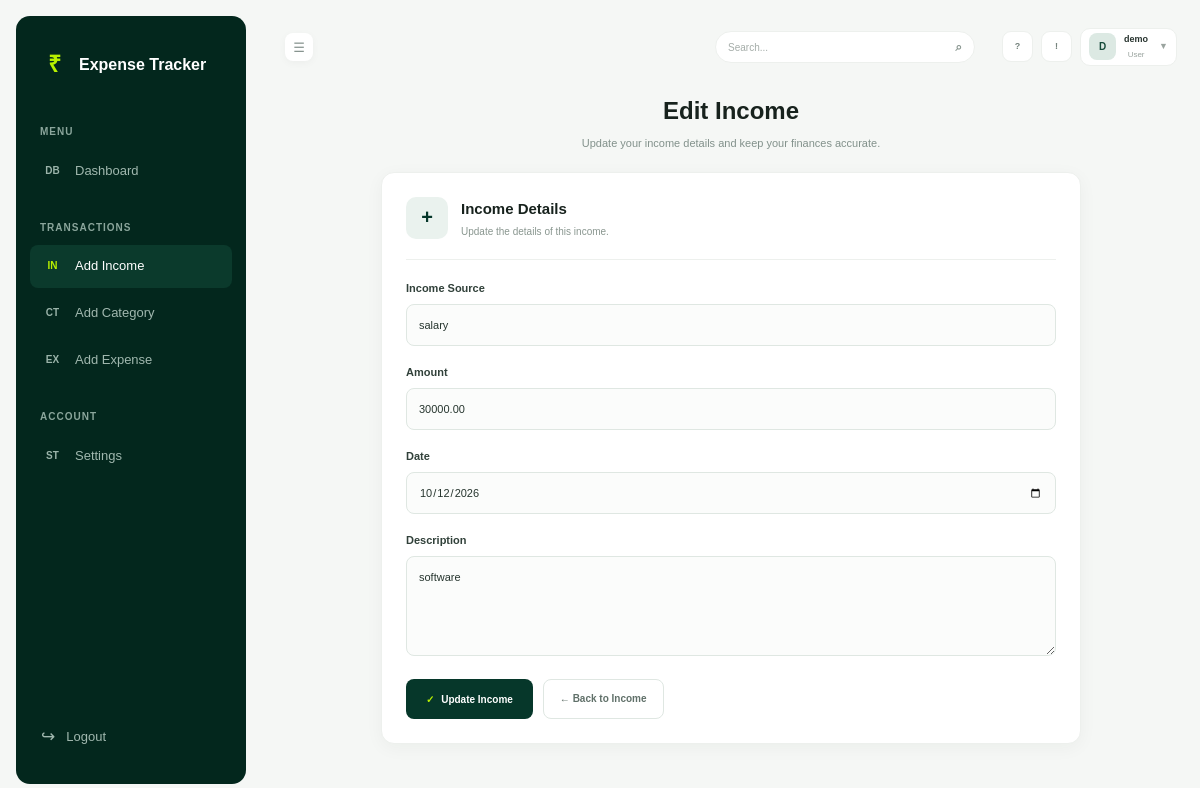
Screenshot of /edit_income/8/ (signed in) with the database file from the repository.
### expense_app/models.py (models this page shows)
class Income(models.Model):
    user = models.ForeignKey(
        User,
        on_delete=models.CASCADE
    )
    source = models.CharField(max_length=100)
    amount = models.DecimalField(
        max_digits=10,
        decimal_places=2
    )
    date = models.DateField()
    description = models.TextField(blank=True)
    created_at = models.DateTimeField(
        auto_now_add=True
    )

### expense_app/views.py (the view, shortened to what this page needs)
# urls.py: path('edit_income/<int:id>/',views.edit_income,name="edit_income"),
@login_required(login_url="login")
def edit_income(request, id):
    income = get_object_or_404(
        Income,
        id=id,
        user=request.user
    )
    return render(
        request,
        "edit_income.html",
        {
            "income": income
        }
    )

### Templates/edit_income.html (shortened to what this page needs)
{% extends "base.html" %}
{% block content %}
<div class="page-area">
    <div class="top-navigation">
        <div class="top-left">
            <button
                type="button"
                class="collapse-button"
                aria-label="Menu"
            >
                ☰
            </button>
        </div>
        <div class="search-box">
            <input
                type="text"
                placeholder="Search..."
            >
            <span class="search-icon">
                ⌕
            </span>
        </div>
        <div class="top-right">
            <div class="top-icon">
                ?
            </div>
            <div class="top-icon">
                !
            </div>
            <div class="profile">
                <div class="profile-icon">
                    {{ request.user.username|first|upper }}
                </div>
                <div class="profile-info">
                    <span class="profile-name">
                        {{ request.user.username }}
                    </span>
                    <span class="profile-role">
                        User
                    </span>
                </div>
                <span class="profile-arrow">
                    ▼
                </span>
            </div>
        </div>
    </div>
    <div class="page-header">
        <h1>
            Edit Income
        </h1>
        <p>
            Update your income details and keep your
            finances accurate.
        </p>
    </div>
    <div class="income-card">
        <div class="card-header">
            <div class="income-icon">
                +
            </div>
            <div>
                <h2>
                    Income Details
                </h2>
                <p>
                    Update the details of this income.
                </p>
            </div>
        </div>
        <form
            method="POST"
            class="income-form"
        >
            <div class="form-group">
                <label for="source">
                    Income Source
                </label>
                <input
                    type="text"
                    id="source"
                    name="source"
                    value="{{ income.source }}"
                    placeholder="Example: Salary"
                    required
                >
            </div>
            <div class="form-group">
                <label for="amount">
                    Amount
                </label>
                <input
                    type="number"
                    id="amount"
                    name="amount"
                    value="{{ income.amount }}"
                    min="0"
                    step="0.01"
                    placeholder="5000"
                    required
                >
            </div>
            <div class="form-group">
                <label for="date">
                    Date
                </label>
                <input
                    type="date"
                    id="date"
                    name="date"
                    value="{{ income.date|date:'Y-m-d' }}"
                    required
                >
            </div>
            <div class="form-group">
                <label for="description">
                    Description
                </label>
                <textarea
                    id="description"
                    name="description"
                    placeholder="Optional description"
                >{{ income.description }}</textarea>
            </div>
            <div class="form-actions">
                <button
                    type="submit"
                    class="save-button"
                >
                    <span class="save-icon">
                        ✓
                    </span>
                    Update Income
                </button>
                <a
                    href="{% url 'add_income' %}"
                    class="back-button"
                >
                    ← Back to Income
                </a>
            </div>
        </form>
    </div>
</div>
{% endblock %}

### Templates/base.html (style rules this page uses)
* { margin: 0; padding: 0; box-sizing: border-box; font-family: Arial, Helvetica, sans-serif; }
html { scroll-behavior: smooth; -webkit-text-size-adjust: 100%; }
body { background: #f5f7f5; color: #17221d; min-height: 100vh; overflow-x: hidden; font-size: 14px; line-height: 1.55; }
a { text-decoration: none; color: inherit; }
button, input, select, textarea { font-family: inherit; font-size: inherit; }
button { -webkit-tap-highlight-color: transparent; }

### Templates/edit_income.html (style rules this page uses)
.page-area { width: 100%; display: flex; flex-direction: column; align-items: center; text-align: center; }
.top-navigation { width: 100%; height: 54px; display: flex; align-items: center; justify-content: space-between; gap: 15px; margin-bottom: 18px; }
.top-left { display: flex; align-items: center; }
.collapse-button { width: 28px; height: 28px; border: none; background: white; border-radius: 8px; color: #87948f; font-size: 13px; cursor: pointer; box-shadow: 0 2px 8px rgba(0, 0, 0, 0.04); }
.search-box { width: 260px; height: 32px; display: flex; align-items: center; background: white; border: 1px solid #edf0ed; border-radius: 18px; padding: 0 12px; margin-left: auto; margin-right: 12px; }
.search-box input { width: 100%; border: none; outline: none; background: transparent; color: #37423d; font-size: 10px; }
.search-box input::placeholder { color: #a5ada9; }
.search-icon { color: #8a9791; font-size: 12px; font-weight: 700; }
.top-right { display: flex; align-items: center; gap: 8px; }
.top-icon { width: 31px; height: 31px; display: flex; align-items: center; justify-content: center; border: 1px solid #edf0ed; background: white; border-radius: 9px; color: #77857f; font-size: 9px; font-weight: 700; }
.profile { display: flex; align-items: center; gap: 8px; padding: 4px 8px; background: white; border-radius: 10px; border: 1px solid #edf0ed; }
.profile-icon { width: 27px; height: 27px; display: flex; align-items: center; justify-content: center; border-radius: 8px; background: #dce9e3; color: #164b3a; font-size: 10px; font-weight: 700; }
.profile-info { display: flex; flex-direction: column; gap: 2px; }
.profile-name { color: #27332e; font-size: 9px; font-weight: 700; }
.profile-role { color: #9aa49f; font-size: 8px; }
.profile-arrow { color: #9aa49f; font-size: 9px; margin-left: 3px; }
.page-header { width: 100%; max-width: 700px; margin-bottom: 20px; }
.page-header h1 { font-size: 24px; font-weight: 700; color: #17221d; margin-bottom: 6px; }
.page-header p { color: #82918b; font-size: 11px; line-height: 1.5; }
.income-card { width: 100%; max-width: 700px; background: white; border: 1px solid #edf0ed; border-radius: 13px; padding: 24px; box-shadow: 0 4px 18px rgba(20, 40, 30, 0.045); text-align: left; }
.card-header { display: flex; align-items: center; gap: 13px; padding-bottom: 20px; margin-bottom: 20px; border-bottom: 1px solid #edf0ed; }
.income-icon { width: 42px; height: 42px; display: flex; align-items: center; justify-content: center; background: #eaf2ee; border-radius: 10px; color: #06372a; font-size: 20px; font-weight: 700; flex-shrink: 0; }
.card-header h2 { color: #17221d; font-size: 15px; margin-bottom: 4px; }
.card-header p { color: #89968f; font-size: 10px; line-height: 1.5; }
.income-form { display: flex; flex-direction: column; gap: 18px; }
.form-group { display: flex; flex-direction: column; gap: 7px; }
.form-group label { color: #31413a; font-size: 11px; font-weight: 700; }
.form-group input, .form-group textarea { width: 100%; border: 1px solid #dfe7e2; border-radius: 8px; background: #fbfcfb; color: #26352e; font-size: 11px; outline: none; transition: border-color 0.2s ease, background 0.2s ease, box-shadow 0.2s ease; }
.form-group input { height: 42px; padding: 0 12px; }
.form-group textarea { min-height: 100px; padding: 12px; resize: vertical; line-height: 1.5; }
.form-actions { display: flex; gap: 10px; margin-top: 5px; }
.save-button { height: 40px; padding: 0 20px; border: none; border-radius: 8px; background: #06372a; color: white; font-size: 10px; font-weight: 700; cursor: pointer; transition: background 0.2s ease, transform 0.2s ease; }
.save-icon { color: #b8f000; margin-right: 4px; }
.back-button { height: 40px; padding: 0 16px; display: flex; align-items: center; justify-content: center; border: 1px solid #dfe7e2; border-radius: 8px; background: white; color: #607069; font-size: 10px; font-weight: 600; transition: background 0.2s ease, border-color 0.2s ease, color 0.2s ease; }

### rows the page displays
Income: source "salary", amount "30000.00", date "10/12/2026", description "software"

### other values shown
{{ request.user.username|first|upper }} "D"
{{ request.user.username }} "demo"
